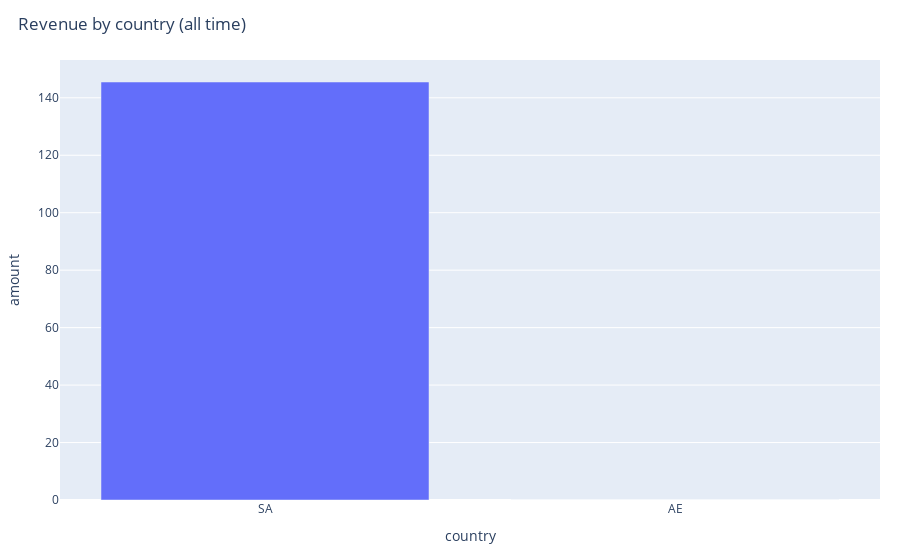

Write notebook code for a chart like this one.
### Code cell
#amount per country shart 
rev = df.groupby("country", dropna=False)["amount"].sum().reset_index()
fig = bar_sorted(rev, "country", "amount", "Revenue by country (all time)")
fig

### Figure 1 — Plotly figure (JSON) as saved in the notebook; plotly's stock layout.template omitted (floating-point values rounded to 4 significant figures)
{"data": [{"alignmentgroup": "True", "hovertemplate": "country=%{x}<br>amount=%{y}<extra></extra>", "legendgroup": "", "marker": {"color": "#636efa", "pattern": {"shape": ""}}, "name": "", "offsetgroup": "", "orientation": "v", "showlegend": false, "textposition": "auto", "type": "bar", "x": ["SA", "AE"], "xaxis": "x", "y": [145.5, 0], "yaxis": "y"}], "layout": {"barmode": "relative", "legend": {"tracegroupgap": 0}, "margin": {"b": 60, "l": 60, "r": 20, "t": 60}, "title": {"text": "Revenue by country (all time)", "x": 0.02}, "xaxis": {"anchor": "y", "domain": [0, 1], "title": {"text": "country"}}, "yaxis": {"anchor": "x", "domain": [0, 1], "title": {"text": "amount"}}}}
